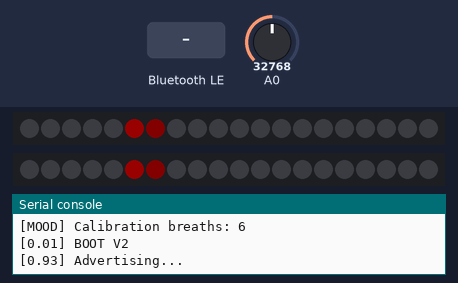
Simulated run of this program. Board: CircuitPython board. On the bench: 2 × 20 RGB LEDs in strip order, left to right, the last lines printed to the serial console. Inputs (shaded band) come from the test bench; at power-on: A0 = 32768 (analog values on the 0–65535 scale). Dim RGB values are drawn brighter than linear; nothing arrives over Bluetooth unless stated; files that are not in the repository are absent.

Above: at 2.0 s.
2.1 s: A0 set to 45874
At 3.1 s:
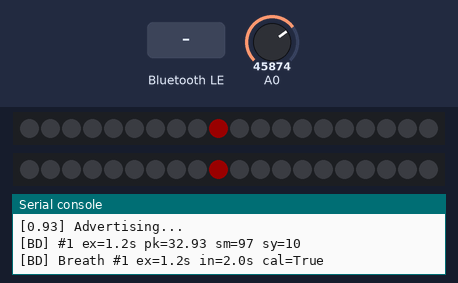
3.9 s: "color_scheme" written over Bluetooth (the phone connects first, if it has not yet)
5.4 s: A0 set to 19660
At 6.1 s:
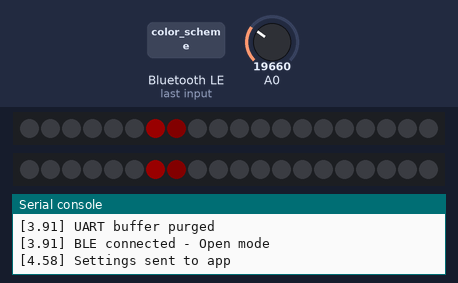
11.0 s: A0 set to 65535
At 11.9 s:
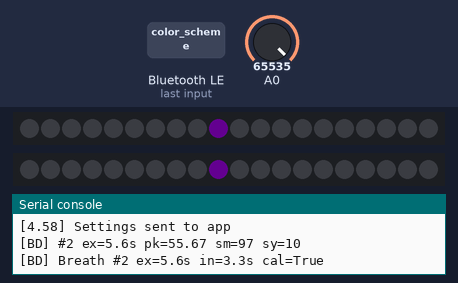
Timing chart, 0 to 13.8 s (numbered marks = the images above; inputs shaded):
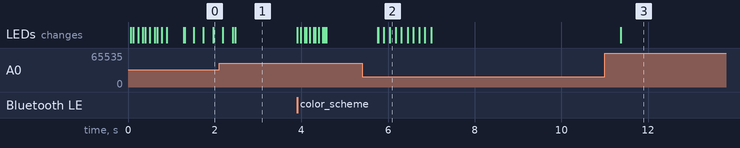

The program:

code.py
```python
# code.py - Breathing App V2 Firmware
# Simplified main loop with optimized BLE communication

import time
import gc
import board
import supervisor

from adafruit_ble import BLERadio
from adafruit_ble.advertising.standard import ProvideServicesAdvertisement
from adafruit_ble.services.nordic import UARTService

from config import BLE_TX_INTERVAL_MS, BLE_LIVE_HZ
from breath_detector import BreathDetector, PH_IDLE, PH_INH, PH_EXH
from led_control import (
    OpenBreathingLED, GuidedBreathingLED, hide_all,
    play_startup_animation, play_ble_connected_animation,
)
from settings_storage import load_settings, save_settings, settings_to_message

# ========== Modes ==========
MODE_STANDBY = 0  # BLE connected, LEDs off, just sending data
MODE_OPEN = 1     # Open Breathing mode
MODE_GUIDED = 2   # Guided Breathing mode


def log(msg):
    """Debug logging (only when USB connected)."""
    try:
        if supervisor.runtime.usb_connected:
            print("[{:.2f}] {}".format(time.monotonic(), msg))
    except Exception:
        pass


# ========== BLE Setup ==========
ble = BLERadio()
uart = UARTService()
advertisement = ProvideServicesAdvertisement(uart)

# Load device name from asset_id.txt
try:
    with open("asset_id.txt", "r") as f:
        ble.name = f.read().strip()
except Exception:
    ble.name = "BreathingV2"

log("Device name: " + ble.name)

# ========== Settings ==========
settings = load_settings()
log("Settings loaded")

# ========== Breath Detection ==========
detector = BreathDetector()

# Apply loaded settings to detector
detector.apply_color_thresholds(
    settings["very_short_max"],
    settings["short_max"],
    settings["medium_max"],
    settings["long_max"],
)
detector.apply_sensitivity(settings["sensitivity"])

# ========== LED Controllers ==========
open_led = OpenBreathingLED(detector)
guided_led = GuidedBreathingLED(detector)

# Apply loaded settings to guided LED
guided_led.set_durations(
    settings["inhale_s"],
    settings["hold_in_s"],
    settings["exhale_s"],
    settings["hold_out_s"],
)
guided_led.set_range(
    settings["led_start"],
    settings["led_end"],
)
guided_led.set_color_scheme(settings.get("color_scheme", 0))
guided_led.set_thresholds(
    settings.get("exhale_threshold", 0.8),
    settings.get("inhale_threshold", 0.5),
)

# Apply mood detection thresholds
detector.mood.set_thresholds(
    settings.get("mood_calm_ratio", 1.5),
    settings.get("mood_calm_variability", 0.5),
    settings.get("mood_focus_consistency", 0.5),
    settings.get("mood_calibration_breaths", 6),
)

# ========== State ==========
current_mode = MODE_OPEN  # Default to open breathing when standalone
last_tx_ms = 0
live_interval_ms = int(1000 / BLE_LIVE_HZ)
gc_counter = 0


def now_ms():
    return int(time.monotonic() * 1000)


def send_breath_data():
    """Send: B,{ts},{phase},{flow},{depth},{guided},{exhale_dur},{inhale_dur},{cycle_dur},{smoothness},{peak_flow},{symmetry},{unworn}"""
    global last_tx_ms

    now = now_ms()
    if now - last_tx_ms < live_interval_ms:
        return
    last_tx_ms = now

    try:
        state = detector.get_state()
    except Exception as e:
        log("get_state err: " + str(e))
        return

    guided_phase = -1
    if current_mode == MODE_GUIDED:
        guided_phase = guided_led.get_phase()

    # Extract raw metrics
    unworn = 1 if state.get("unworn", False) else 0
    exhale_dur = state.get("exhale_dur", 0.0)
    inhale_dur = state.get("inhale_dur", 0.0)
    cycle_dur = state.get("cycle_dur", 0.0)
    smoothness = state.get("smoothness", 100)
    peak_flow = state.get("peak_flow", 0.0)
    symmetry = state.get("symmetry", 50)

    # New format: raw metrics including peak_flow and symmetry
    msg = "B,{},{},{:.3f},{},{},{:.2f},{:.2f},{:.2f},{},{:.2f},{},{}\n".format(
        now & 0xFFFFFFFF,
        state.get("phase", 0),
        state.get("norm", 0.0),
        state.get("depth_color", 0),
        guided_phase,
        exhale_dur,
        inhale_dur,
        cycle_dur,
        smoothness,
        peak_flow,
        symmetry,
        unworn,
    )

    try:
        uart.write(msg.encode("utf-8"))
    except Exception as e:
        log("TX err: " + str(e))


def send_settings():
    """Send current settings to app."""
    try:
        msg = settings_to_message(settings)
        uart.write(msg.encode("utf-8"))
        log("Settings sent to app")
    except Exception as e:
        log("Settings TX err: " + str(e))


def update_and_save_settings(key, value):
    """Update a setting value and save to storage."""
    global settings
    settings[key] = value
    save_settings(settings)


def parse_message(msg):
    """Parse incoming message from app."""
    global current_mode, settings

    msg = msg.strip()
    if not msg:
        return

    parts = msg.split(",")
    if len(parts) < 1:
        return

    cmd = parts[0]

    if cmd == "M" and len(parts) >= 2:
        # Mode command: M,{F|G|O}
        mode_char = parts[1].upper()
        if mode_char == "F":
            current_mode = MODE_OPEN
            det.mood.reset()  # Reset calibration when switching back to Open
            log("Mode: OPEN")
        elif mode_char == "G":
            current_mode = MODE_GUIDED
            guided_led.reset()
            log("Mode: GUIDED")
        elif mode_char == "O":
            current_mode = MODE_STANDBY
            hide_all()
            log("Mode: STANDBY")

    elif cmd == "S" and len(parts) >= 3:
        # Settings command
        setting_type = parts[1].upper()

        if setting_type == "F" and len(parts) >= 6:
            # Open breathing settings: S,F,veryShort,short,medium,long
            try:
                vs = float(parts[2])
                s = float(parts[3])
                m = float(parts[4])
                l = float(parts[5])
                detector.apply_color_thresholds(vs, s, m, l)
                # Save to settings
                settings["very_short_max"] = vs
                settings["short_max"] = s
                settings["medium_max"] = m
                settings["long_max"] = l
                save_settings(settings)
                log("Color thresholds saved")
            except Exception:
                pass

        elif setting_type == "G" and len(parts) >= 8:
            # Guided breathing settings: S,G,inhale,holdIn,exhale,holdOut,ledStart,ledEnd[,exhaleThresh,inhaleThresh]
            try:
                inh = float(parts[2])
                hi = float(parts[3])
                exh = float(parts[4])
                ho = float(parts[5])
                ls = int(parts[6])
                le = int(parts[7])

                guided_led.set_durations(inh, hi, exh, ho)
                guided_led.set_range(ls, le)

                settings["inhale_s"] = inh
                settings["hold_in_s"] = hi
                settings["exhale_s"] = exh
                settings["hold_out_s"] = ho
                settings["led_start"] = ls
                settings["led_end"] = le

                # Optional sensitivity thresholds
                if len(parts) >= 10:
                    ex_thresh = float(parts[8])
                    in_thresh = float(parts[9])
                    guided_led.set_thresholds(ex_thresh, in_thresh)
                    settings["exhale_threshold"] = ex_thresh
                    settings["inhale_threshold"] = in_thresh

                save_settings(settings)
                log("Guided settings saved")
            except Exception as e:
                log("Guided set err: " + str(e))

        elif setting_type == "CS" and len(parts) >= 3:
            # Color scheme: S,CS,{0-2}
            try:
                scheme = int(parts[2])
                guided_led.set_color_scheme(scheme)
                settings["color_scheme"] = scheme
                save_settings(settings)
                log("Color scheme: " + str(scheme))
            except Exception as e:
                log("Color scheme err: " + str(e))

        elif setting_type == "C" and len(parts) >= 3:
            # Sensitivity: S,C,{0-9}
            try:
                preset = int(parts[2])
                detector.apply_sensitivity(preset)
                settings["sensitivity"] = preset
                save_settings(settings)
                log("Sensitivity saved: " + str(preset))
            except Exception:
                pass

        elif setting_type == "M" and len(parts) >= 6:
            # Mood settings: S,M,calmRatio,calmVar,focusCon,calBreaths
            try:
                calm_ratio = float(parts[2])
                calm_var = float(parts[3])
                focus_con = float(parts[4])
                cal_breaths = int(parts[5])

                detector.mood.set_thresholds(calm_ratio, calm_var, focus_con, cal_breaths)

                settings["mood_calm_ratio"] = calm_ratio
                settings["mood_calm_variability"] = calm_var
                settings["mood_focus_consistency"] = focus_con
                settings["mood_calibration_breaths"] = cal_breaths
                save_settings(settings)
                log("Mood settings saved")
            except Exception as e:
                log("Mood set err: " + str(e))

    elif cmd == "L" and len(parts) >= 2:
        # LED control: L,{1|0}
        try:
            val = int(parts[1])
            if val == 0:
                settings["led_on"] = False
                hide_all()
                log("LEDs: OFF")
            else:
                settings["led_on"] = True
                log("LEDs: ON")
            save_settings(settings)
        except Exception:
            pass

    elif cmd == "Q":
        # Query settings: Q
        send_settings()


def handle_rx():
    """Handle incoming BLE data."""
    if not uart.in_waiting:
        return

    try:
        data = uart.read(uart.in_waiting)
        if data:
            # CircuitPython's decode often doesn't take keyword arguments
            try:
                msg = data.decode("utf-8")
            except Exception:
                msg = "".join([chr(b) for b in data if 32 <= b <= 126 or b == 10 or b == 13])

            if msg:
                log("RX: " + msg.strip())
                for line in msg.split("\n"):
                    if line.strip():
                        parse_message(line)
    except Exception as e:
        log("RX err: " + str(e))


def garbage_collect():
    """Periodic garbage collection to prevent memory buildup."""
    global gc_counter
    gc_counter += 1
    if gc_counter >= 200:
        gc.collect()
        gc_counter = 0


# ========== Main Loop ==========
log("BOOT V2")
play_startup_animation()

try:
    while True:
        was_connected = False
        is_advertising = False

        while True:
            # Breath detection always runs
            detector.tick()

            if ble.connected:
                if not was_connected:
                    # Just connected - start in Open mode (LEDs work immediately)
                    was_connected = True
                    is_advertising = False
                    current_mode = MODE_OPEN  # Start in Open mode, not Standby
                    # Purge any stale data in UART buffer
                    if uart.in_waiting:
                        uart.read(uart.in_waiting)
                        log("UART buffer purged")
                    log("BLE connected - Open mode")
                    play_ble_connected_animation()
                    # Send settings to app on connect
                    send_settings()

                # Handle incoming commands
                handle_rx()

                # Send breath data to app
                send_breath_data()

                # Update LEDs based on mode and LED toggle
                # Update LEDs based on mode and LED toggle
                leds_enabled = settings.get("led_on", True)

                if current_mode == MODE_GUIDED:
                    # Always tick guided to keep phase logic running
                    guided_led.tick(visible=leds_enabled)
                    if not leds_enabled:
                        hide_all()
                elif leds_enabled:
                    if current_mode == MODE_OPEN:
                        open_led.tick()
                else:
                    hide_all()

            else:
                if was_connected:
                    # Disconnected - return to open breathing
                    was_connected = False
                    is_advertising = False
                    current_mode = MODE_OPEN
                    log("BLE disconnected")

                # Keep advertising when not connected
                if not is_advertising:
                    try:
                        ble.start_advertising(advertisement)
                        is_advertising = True
                        log("Advertising...")
                    except Exception:
                        pass

                # Standalone: always run open breathing if LEDs on
                if settings.get("led_on", True):
                    open_led.tick()
                else:
                    hide_all()

            garbage_collect()
            time.sleep(0.01)  # ~100Hz loop

except Exception as e:
    log("FATAL: " + str(e))
    time.sleep(1)
```

config.py
```python
# Breathing App V2 Configuration

# ===== Breath Detection Parameters =====
# These values have been tuned for optimal thermistor-based breath detection

# Sampling rate
FS_HZ = 100.0  # Hz

# Temperature filter smoothing
ALPHA_FAST = 0.22  # Fast EMA for temperature
ALPHA_SLOW = 0.004  # Slow EMA (baseline)
ALPHA_FLOW = 0.22  # Flow signal smoothing
DERIV_GAIN = 0.18  # Derivative boost

# Phase detection thresholds
TH_FRAC_START = 0.30  # Threshold to start a phase
TH_FRAC_END = 0.20    # Threshold to end a phase
MIN_PHASE_S = 0.20    # Minimum phase duration (seconds)

# Scaling
EMA_MAG = 0.20        # Magnitude EMA factor
LEAK_DECAY = 0.994    # Peak decay
SCALE_FLOOR = 0.02    # Minimum scale

# Idle detection
IDLE_MAG_FRAC = 0.20   # Idle magnitude threshold
IDLE_SLOPE_FRAC = 0.06 # Idle slope threshold
IDLE_HOLD_S = 2.2      # Idle confirmation hold

# ===== Color-to-Depth Thresholds (seconds) =====
# Exhale duration maps to LED color
DEFAULT_VERY_SHORT_MAX = 2.0   # <= this: Red
DEFAULT_SHORT_MAX = 3.5        # <= this: White
DEFAULT_MEDIUM_MAX = 5.0       # <= this: Light Blue
DEFAULT_LONG_MAX = 6.5         # <= this: Purple
# > LONG_MAX: Deep Blue

# ===== LED Colors (RGB) =====
COLOR_RED = (255, 0, 0)
COLOR_WHITE = (150, 150, 150)
COLOR_LIGHT_BLUE = (0, 160, 160)
COLOR_PURPLE = (110, 0, 160)
COLOR_DEEP_BLUE = (0, 0, 180)

# ===== Guided Breathing Defaults (seconds) =====
DEFAULT_INHALE_S = 5.0
DEFAULT_HOLD_IN_S = 5.0
DEFAULT_EXHALE_S = 5.0
DEFAULT_HOLD_OUT_S = 5.0

# ===== Guided Breathing Color Schemes =====
# Each scheme: (inhale_color, hold_color, exhale_color)
GUIDED_COLOR_SCHEMES = [
    # 0: Default - Green/Orange/Cyan
    ((0, 255, 0), (255, 20, 0), (0, 255, 255)),
    # 1: High Contrast - Yellow/Purple/White (color-blind friendly)
    ((255, 255, 0), (128, 0, 255), (255, 255, 255)),
    # 2: Cool Tones - Blue/Magenta/White
    ((0, 100, 255), (255, 0, 128), (255, 255, 255)),
]

# ===== Sensitivity Presets =====
# Each preset: (alpha_flow, deriv_gain, th_start, th_end)
SENSITIVITY_PRESETS = [
    (0.28, 0.06, 0.45, 0.30),  # 0: Least sensitive
    (0.26, 0.08, 0.42, 0.28),
    (0.24, 0.10, 0.40, 0.26),
    (0.22, 0.12, 0.38, 0.24),
    (0.20, 0.12, 0.36, 0.22),
    (0.18, 0.12, 0.35, 0.20),  # 5: Default
    (0.16, 0.14, 0.33, 0.20),
    (0.14, 0.16, 0.31, 0.18),
    (0.12, 0.18, 0.29, 0.16),
    (0.10, 0.20, 0.27, 0.14),  # 9: Most sensitive
]

# ===== BLE Settings =====
BLE_TX_INTERVAL_MS = 50   # Time between BLE transmissions
BLE_LIVE_HZ = 10.0        # Live data send rate to app

# ===== Hardware =====
LED_PIN_LEFT = "D9"
LED_PIN_RIGHT = "D7"
NUM_LEDS = 20
THERMISTOR_PIN = "A0"

# Thermistor circuit values
ADC_MAX = 65535.0
VSUP = 3.3
R_REF = 10000.0  # Reference resistor
R0 = 10000.0     # Thermistor resistance at T0
BETA = 3435.0    # Beta coefficient
T0_C = 25.0      # Reference temperature
```

Source omitted: breath_detector.py (11833 bytes), led_control.py (15027 bytes), settings_storage.py (3319 bytes), breath_metrics.py (7350 bytes)

Measured:
- after the input at 5.4 s, the LEDs: first change after 0.36 s (image 2 shows a later state)
- after the input at 11.0 s, the LEDs: change after 0.37 s (image 3)
